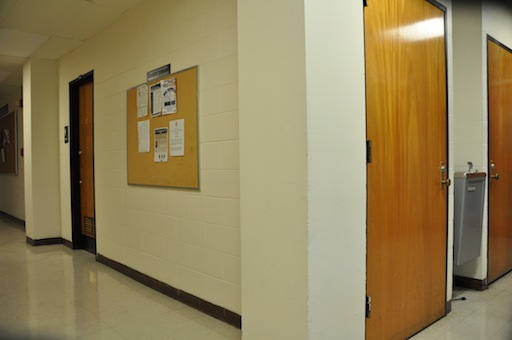
#> input picture EECE5639_Project2/DanaHallWay1/DSC_0281.JPG, 512 x 340 px
$ python harris_cornervis.py
#> lines starting #> are read from the running program, lines starting #| are printed output that depends on the picture; after the words box and inside, x2 and y2 are one past the last pixel; in counts of white or black regions, pixels touching at a corner belong together
### EECE5639_Project2/p2_main.py
from copy import deepcopy
from typing import Tuple, List
from scipy import linalg
from tqdm import tqdm
import cv2
import numpy as np
import scipy.ndimage
import os

fp = os.path.dirname(os.path.realpath(__file__))


def sobel(inp: np.ndarray) -> Tuple[np.ndarray, np.ndarray]:
    sx = np.array([[1, 0, -1], [2, 0, -2], [1, 0, -1]])
    sy = np.array([[1, 2, 1], [0, 0, 0], [-1, -2, -1]])

    ix = scipy.ndimage.convolve(inp, sx)
    iy = scipy.ndimage.convolve(inp, sy)
    return ix, iy


def cmatrix(inp: np.ndarray, neighborhood: int = 5) -> Tuple[np.ndarray, np.ndarray, np.ndarray]:
    (ix, iy) = sobel(inp)

    ixy = ix * iy
    ixx = ix * ix
    iyy = iy * iy

    window = np.ones([neighborhood, neighborhood])

    return (scipy.ndimage.convolve(ixx, window),
            scipy.ndimage.convolve(ixy, window),
            scipy.ndimage.convolve(iyy, window))


def harris(inp: np.ndarray, k=0.04) -> np.ndarray:
    (sumixx, sumixy, sumiyy) = cmatrix(inp, 9)

    trace = sumixx + sumiyy
    det = (sumixx * sumiyy) - (sumixy ** 2)
    return det - k * (trace ** 2)


def nms(inp: np.ndarray, window=5) -> np.ndarray:
    nmsed = np.zeros(inp.shape)
    (rmax, cmax) = inp.shape
    q = np.amin(inp)
    loss: int = int((window - 1) / 2)
    for r in range(loss, rmax - loss):
        for c in range(loss, cmax - loss):
            area = inp[r - loss:r + loss + 1, c - loss:c + loss + 1]
            preamax = np.amax(area)
            if preamax == inp[r, c]:
                nmsed[r, c] = 1
    return nmsed


def nonzero_idx(arr: np.ndarray) -> List[Tuple[int, int]]:
    idx = []
    x, y = arr.shape
    for i in range(x):
        for j in range(y):
            if arr[i, j] > 0:
                idx.append((i, j))
    return idx


# [29 lines left out: function norm_cross_corr, not called in this run]


def harrisFeatures(gdata: np.ndarray, pref="unknown") -> Tuple[np.ndarray, np.ndarray]:
    gdatanorm = gdata.astype(np.int64)
    e = harris(gdatanorm)
    eharris = np.where(e < 22116052, 0, 128).astype(np.uint8)
    harrisOut = nms(e)

    harrisOut = np.logical_and(harrisOut, eharris)
    return gdatanorm, harrisOut


# [23 lines left out: function getHomography, not called in this run]


def scoreHomography(hg: np.ndarray, criteria: List[Tuple[Tuple[int, int], Tuple[int, int]]], tolerance: float = 1):
    return len(list(filter(lambda pointpair: satisfied(hg, pointpair, tolerance=tolerance), criteria)))


# [185 lines left out: functions least_squares_homography, ransac_homogrpahy, homogenize, satisfied, correlate, get_warped_boundaries and 2 more, not called in this run]

    # cv2.waitKey(0)


# [2 lines that do not run on import are left out]

### EECE5639_Project2/harris_cornervis.py
from copy import deepcopy
import cv2
import p2_main
import os

fp = os.path.dirname(os.path.realpath(__file__))


def main():
    files = \
        [
            "DanaHallWay1/DSC_0281.JPG",
            "DanaHallWay1/DSC_0282.JPG",
            "DanaOffice/DSC_0309.JPG",
            "DanaOffice/DSC_0308.JPG",
            "DanaOffice/DSC_0310.JPG"
        ]
    for file in files:
        i1 = cv2.imread(f"{fp}/{file}")
#> i1 is the input picture: shape (340, 512, 3); mean B, G, R 91.1, 131.7, 148
        gdata1 = cv2.cvtColor(i1, cv2.COLOR_BGR2GRAY)
        gdata1 = cv2.GaussianBlur(gdata1, (5, 5), cv2.BORDER_DEFAULT)

        (data, hf) = p2_main.harrisFeatures(gdata1)
#> in sobel, `ix = scipy.ndimage.convolve(inp, sx)`:
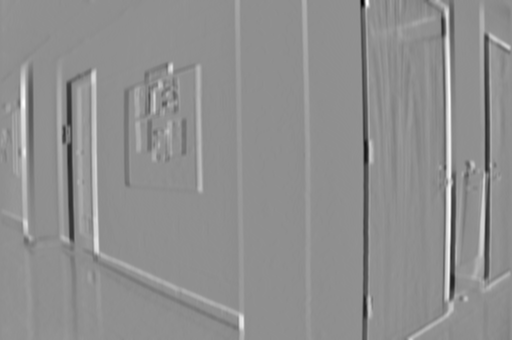
#> ix: shape (340, 512) int64; min -368, max 287, mean 0.4; drawn with min black and max white
#> in cmatrix, `ixy = ix * iy`:
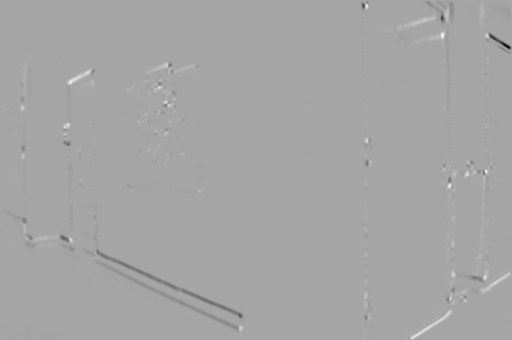
#> ixy: shape (340, 512) int64; min -44820, max 24257, mean -54.2; drawn with min black and max white
#> in harris, `return det - k * (trace ** 2)`:
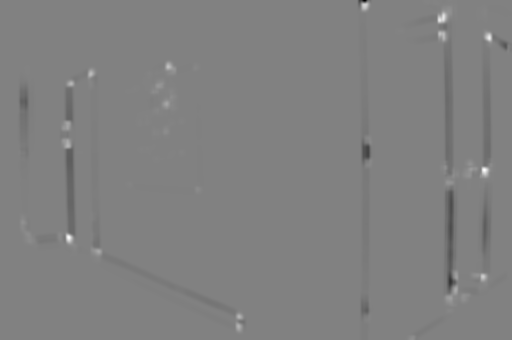
#> returned value: shape (340, 512) float64; min -8.41e+11, max 8.15e+11, mean -3.61e+09; drawn with min black and max white
#> in harrisFeatures, `eharris = np.where(e < 22116052, 0, 128).astype(np.uint8)`:
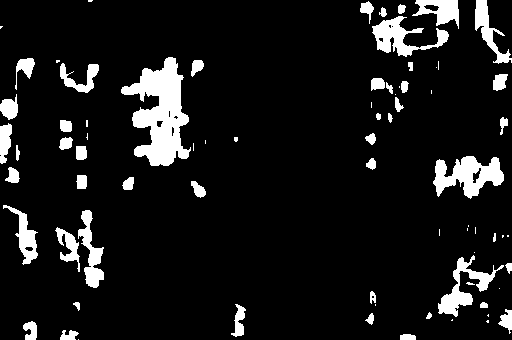
#> eharris: shape (340, 512); values 0 (black) and 128 (white), 9.5% white; 76 white regions (28 under 20 px), largest, box (x1, y1, x2, y2) and area: (121, 57, 191, 166) 3942, (433, 156, 504, 199) 1691, (372, 16, 449, 57) 1240
#> in nms, `q = np.amin(inp)`: q = -8.41e+11
#> after the loop in nms, `for r in range(loss, rmax - loss):`:
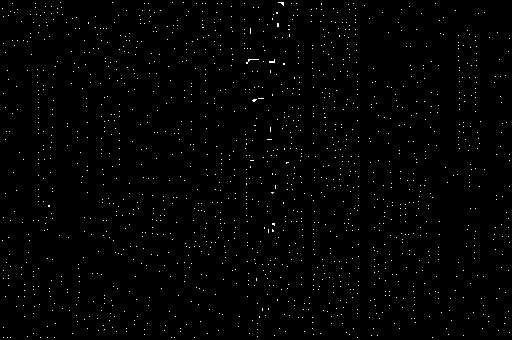
#> nmsed: shape (340, 512) float64; values 0 (black) and 1 (white), 0.91% white in thin lines or dots
#> in harrisFeatures, `harrisOut = np.logical_and(harrisOut, eharris)`:
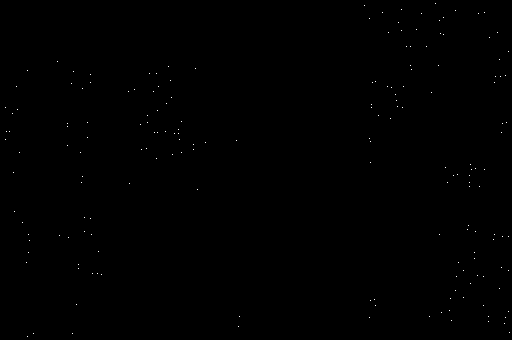
#> harrisOut: shape (340, 512) bool; 0.1% white in thin lines or dots

        grayim_with_features = cv2.cvtColor(cv2.cvtColor(deepcopy(i1), cv2.COLOR_BGR2GRAY), cv2.COLOR_GRAY2BGR)

        for (ir, ic) in p2_main.nonzero_idx(hf):
#> in nonzero_idx, `x, y = arr.shape`: x = 340; y = 512
            a = 1  # radius of feature dot in figure
            grayim_with_features[ir - a:ir + a, ic - a:ic + a, :] = [0, 255, 0]
#> this loop made 182 passes
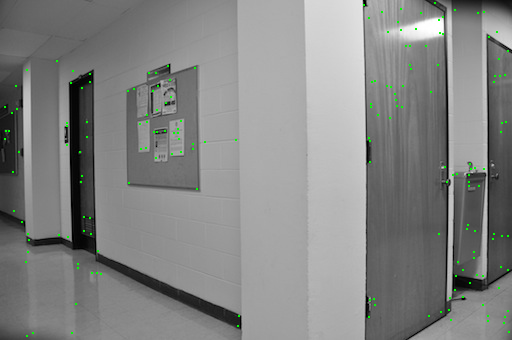
#> grayim_with_features: shape (340, 512, 3); mean B, G, R 131.5, 132.6, 131.5

        full_name = file.replace("/", "_")
        # cv2.imshow(f"harris features: {full_name}", colorim)
        cv2.imwrite(f"{fp}/figures/harris/{full_name}_features.jpg", grayim_with_features)
        print(f"{fp}/figures/harris/{full_name}_features.jpg")
#> pass 2 of the loop in main, `for file in files:`:
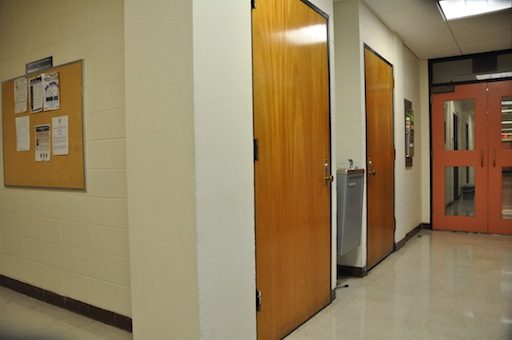
#> input picture EECE5639_Project2/DanaHallWay1/DSC_0282.JPG, 512 x 340 px
#> in main, i1 is the input picture: shape (340, 512, 3); mean B, G, R 92.9, 127.6, 147.4
#> in harrisFeatures (call 2), `eharris = np.where(e < 22116052, 0, 128).astype(np.uint8)`:
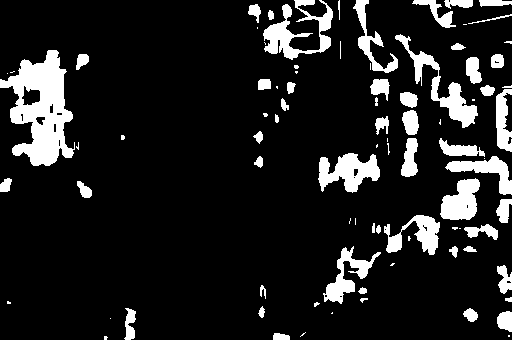
#> eharris: shape (340, 512); values 0 (black) and 128 (white), 12.4% white; 87 white regions (34 under 20 px), largest, box (x1, y1, x2, y2) and area: (0, 50, 75, 166) 4606, (263, 0, 333, 60) 1669, (395, 34, 478, 128) 1561
#> harrisOut: shape (340, 512) bool; 0.13% white in thin lines or dots
#> the loop in main, `for (ir, ic) in p2_main.nonzero_idx(hf):` made 226 passes
#> (ir, ic) on passes 1 to 3: (2, 426), (3, 505), (4, 500)
#> after the loop in main, `for (ir, ic) in p2_main.nonzero_idx(hf):`:
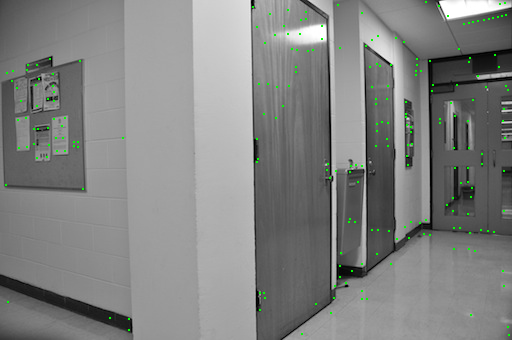
#> grayim_with_features: shape (340, 512, 3); mean B, G, R 129, 130.4, 129
#> pass 3 of the loop in main, `for file in files:`:
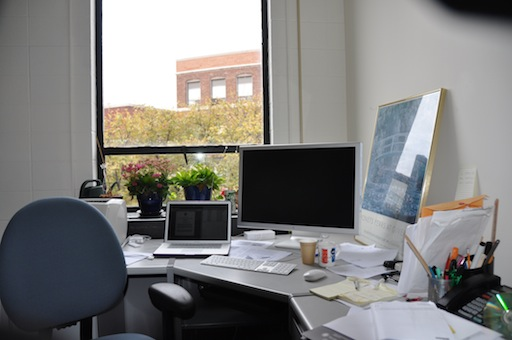
#> input picture EECE5639_Project2/DanaOffice/DSC_0309.JPG, 512 x 340 px
#> in main, i1 is the input picture: shape (340, 512, 3); mean B, G, R 125.7, 127.3, 127.9
#> in cmatrix (call 3), `ixy = ix * iy`:
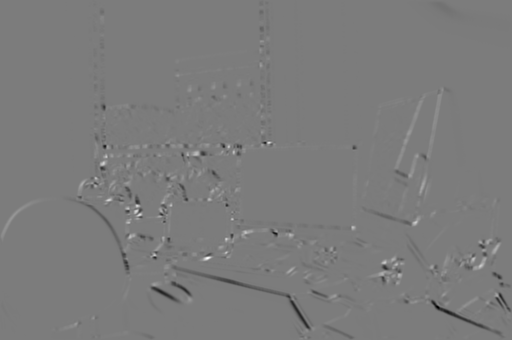
#> ixy: shape (340, 512) int64; min -49469, max 52160, mean -112.1; drawn with min black and max white
#> in cmatrix (call 3), `ixx = ix * ix`:
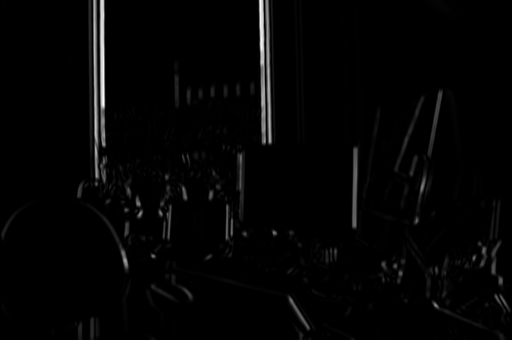
#> ixx: shape (340, 512) int64; min 0, max 144400, mean 2538.3; drawn with min black and max white
#> the loop in main, `for (ir, ic) in p2_main.nonzero_idx(hf):` made 399 passes
#> (ir, ic) on passes 1 to 3: (2, 437), (49, 256), (63, 178)
#> the loop made 5 passes; the first 3 are shown
    # cv2.waitKey(0)


if __name__ == '__main__':
    main()
